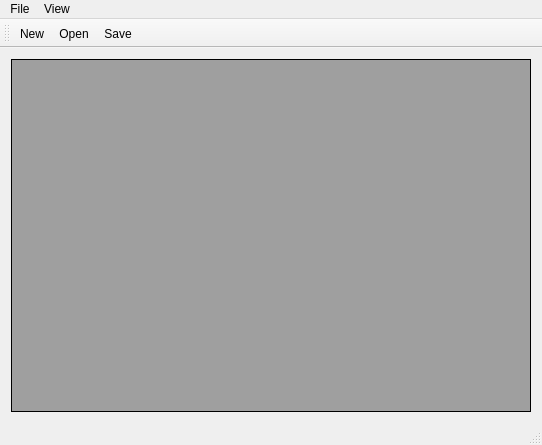
<?xml version="1.0" encoding="UTF-8"?>
<ui version="4.0">
 <class>MainWindow</class>
 <widget class="QMainWindow" name="MainWindow">
  <property name="geometry">
   <rect>
    <x>0</x>
    <y>0</y>
    <width>542</width>
    <height>445</height>
   </rect>
  </property>
  <property name="windowTitle">
   <string>MainWindow</string>
  </property>
  <property name="animated">
   <bool>false</bool>
  </property>
  <property name="documentMode">
   <bool>false</bool>
  </property>
  <property name="dockNestingEnabled">
   <bool>false</bool>
  </property>
  <property name="dockOptions">
   <set>QMainWindow::AllowTabbedDocks</set>
  </property>
  <widget class="QWidget" name="centralWidget">
   <layout class="QGridLayout" name="gridLayout">
    <item row="0" column="0">
     <widget class="QMdiArea" name="mdiArea">
      <property name="mouseTracking">
       <bool>false</bool>
      </property>
      <property name="layoutDirection">
       <enum>Qt::LeftToRight</enum>
      </property>
      <property name="autoFillBackground">
       <bool>true</bool>
      </property>
      <property name="frameShape">
       <enum>QFrame::Box</enum>
      </property>
      <property name="activationOrder">
       <enum>QMdiArea::CreationOrder</enum>
      </property>
      <property name="viewMode">
       <enum>QMdiArea::SubWindowView</enum>
      </property>
      <property name="documentMode">
       <bool>true</bool>
      </property>
      <property name="tabShape">
       <enum>QTabWidget::Rounded</enum>
      </property>
      <property name="tabPosition">
       <enum>QTabWidget::East</enum>
      </property>
      <widget class="QWidget" name="subwindow">
       <property name="windowTitle">
        <string>Subwindow</string>
       </property>
       <layout class="QGridLayout" name="gridLayout_2">
        <item row="0" column="0">
         <widget class="QLineEdit" name="lineEdit"/>
        </item>
       </layout>
      </widget>
     </widget>
    </item>
   </layout>
  </widget>
  <widget class="QMenuBar" name="menuBar">
   <property name="geometry">
    <rect>
     <x>0</x>
     <y>0</y>
     <width>542</width>
     <height>27</height>
    </rect>
   </property>
   <widget class="QMenu" name="menuFile">
    <property name="title">
     <string>File</string>
    </property>
    <addaction name="actionNew"/>
    <addaction name="actionOpen"/>
    <addaction name="actionSave"/>
   </widget>
   <widget class="QMenu" name="menuView">
    <property name="title">
     <string>View</string>
    </property>
    <addaction name="actionFullScreen"/>
    <addaction name="actionHideToolbar"/>
    <addaction name="actionHideMainMenu"/>
   </widget>
   <addaction name="menuFile"/>
   <addaction name="menuView"/>
  </widget>
  <widget class="QToolBar" name="mainToolBar">
   <property name="mouseTracking">
    <bool>false</bool>
   </property>
   <attribute name="toolBarArea">
    <enum>TopToolBarArea</enum>
   </attribute>
   <attribute name="toolBarBreak">
    <bool>false</bool>
   </attribute>
   <addaction name="actionNew"/>
   <addaction name="actionOpen"/>
   <addaction name="actionSave"/>
  </widget>
  <widget class="QStatusBar" name="statusBar"/>
  <action name="actionNew">
   <property name="icon">
    <iconset resource="QtCoinTrader.qrc">
     <normaloff>:/toolbar/icons/icons/new.png</normaloff>:/toolbar/icons/icons/new.png</iconset>
   </property>
   <property name="text">
    <string>New</string>
   </property>
   <property name="shortcut">
    <string>Ctrl+N</string>
   </property>
  </action>
  <action name="actionOpen">
   <property name="icon">
    <iconset resource="QtCoinTrader.qrc">
     <normaloff>:/toolbar/icons/icons/open.png</normaloff>:/toolbar/icons/icons/open.png</iconset>
   </property>
   <property name="text">
    <string>Open</string>
   </property>
   <property name="shortcut">
    <string>Ctrl+O</string>
   </property>
  </action>
  <action name="actionSave">
   <property name="icon">
    <iconset resource="QtCoinTrader.qrc">
     <normaloff>:/toolbar/icons/icons/save.png</normaloff>:/toolbar/icons/icons/save.png</iconset>
   </property>
   <property name="text">
    <string>Save</string>
   </property>
   <property name="shortcut">
    <string>Ctrl+S</string>
   </property>
  </action>
  <action name="actionFullScreen">
   <property name="checkable">
    <bool>true</bool>
   </property>
   <property name="text">
    <string>Full Screen</string>
   </property>
   <property name="toolTip">
    <string>Full Screen Mode</string>
   </property>
   <property name="shortcut">
    <string>F11</string>
   </property>
   <property name="shortcutContext">
    <enum>Qt::ApplicationShortcut</enum>
   </property>
   <property name="visible">
    <bool>true</bool>
   </property>
   <property name="menuRole">
    <enum>QAction::ApplicationSpecificRole</enum>
   </property>
  </action>
  <action name="actionHideToolbar">
   <property name="checkable">
    <bool>true</bool>
   </property>
   <property name="text">
    <string>Hide toolbar</string>
   </property>
   <property name="toolTip">
    <string>Hide toolbar</string>
   </property>
   <property name="shortcut">
    <string>F3</string>
   </property>
   <property name="shortcutContext">
    <enum>Qt::ApplicationShortcut</enum>
   </property>
   <property name="menuRole">
    <enum>QAction::ApplicationSpecificRole</enum>
   </property>
  </action>
  <action name="actionHideMainMenu">
   <property name="checkable">
    <bool>true</bool>
   </property>
   <property name="text">
    <string>Hide Main Menu</string>
   </property>
   <property name="shortcut">
    <string>F2</string>
   </property>
   <property name="shortcutContext">
    <enum>Qt::ApplicationShortcut</enum>
   </property>
   <property name="autoRepeat">
    <bool>true</bool>
   </property>
   <property name="menuRole">
    <enum>QAction::ApplicationSpecificRole</enum>
   </property>
  </action>
 </widget>
 <layoutdefault spacing="6" margin="11"/>
 <resources>
  <include location="QtCoinTrader.qrc"/>
 </resources>
 <connections/>
</ui>
